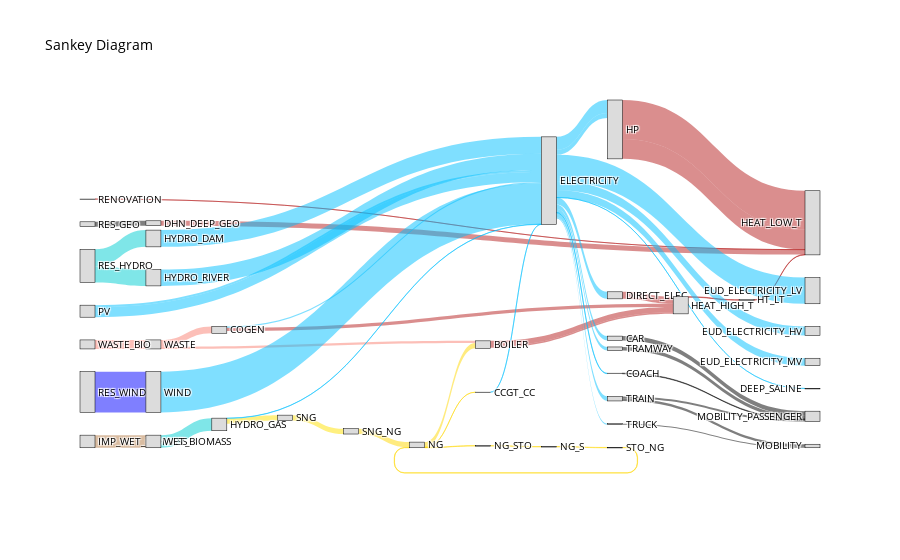

The cell this chart's notebook holds for it:
### Markdown cell above
### Visualize Results with Sankey Diagrams

We can visualize the energy flows for specific runs using Sankey diagrams.

#### Generate and Display Sankey Diagram for Run 1

### Code cell
# Generate the Sankey diagram for run 1
fig = plot_sankey(results_ch_n, run_id=1)
fig.show()

### Figure 1 — Plotly figure (JSON) as saved in the notebook; plotly's stock layout.template omitted (floating-point values rounded to 4 significant figures)
{"data": [{"link": {"color": ["rgba(181, 31, 31, 0.50)", "rgba(181, 31, 31, 0.50)", "rgba(181, 31, 31, 0.50)", "rgba(181, 31, 31, 0.50)", "rgba(181, 31, 31, 0.50)", "rgba(181, 31, 31, 0.50)", "rgba(255, 225, 0, 0.50)", "rgba(179, 123, 68, 0.50)", "rgba(181, 31, 31, 0.50)", "rgba(181, 31, 31, 0.50)", "rgba(181, 31, 31, 0.50)", "rgba(181, 31, 31, 0.50)", "rgba(0, 0, 0, 0.50)", "rgba(0, 206, 209, 0.50)", "rgba(0, 206, 209, 0.50)", "rgba(0, 0, 255, 0.50)", "rgba(250, 128, 114, 0.50)", "rgba(250, 128, 114, 0.50)", "rgba(250, 128, 114, 0.50)", "rgba(0, 206, 209, 0.50)", "rgba(0, 0, 0, 0.50)", "rgba(0, 0, 0, 0.50)", "rgba(0, 0, 0, 0.50)", "rgba(0, 0, 0, 0.50)", "rgba(0, 0, 0, 0.50)", "rgba(0, 0, 0, 0.50)", "rgba(0, 191, 255, 0.50)", "rgba(0, 191, 255, 0.50)", "rgba(0, 191, 255, 0.50)", "rgba(0, 191, 255, 0.50)", "rgba(0, 191, 255, 0.50)", "rgba(0, 191, 255, 0.50)", "rgba(0, 191, 255, 0.50)", "rgba(0, 191, 255, 0.50)", "rgba(0, 191, 255, 0.50)", "rgba(0, 191, 255, 0.50)", "rgba(0, 191, 255, 0.50)", "rgba(0, 191, 255, 0.50)", "rgba(0, 191, 255, 0.50)", "rgba(0, 191, 255, 0.50)", "rgba(0, 191, 255, 0.50)", "rgba(0, 191, 255, 0.50)", "rgba(0, 191, 255, 0.50)", "rgba(0, 191, 255, 0.50)", "rgba(0, 191, 255, 0.50)", "rgba(0, 191, 255, 0.50)", "rgba(255, 215, 0, 0.50)", "rgba(255, 215, 0, 0.50)", "rgba(255, 215, 0, 0.50)", "rgba(255, 215, 0, 0.50)", "rgba(255, 215, 0, 0.50)", "rgba(255, 225, 0, 0.50)", "rgba(255, 215, 0, 0.50)", "rgba(255, 215, 0, 0.50)"], "label": [38550.0, 4779.0, 19660.0, 0.000426, 434.2, 434.2, 5285.0, 12472, 5179.0, 1692.0, 3084.0, 6968.0, 4779.0, 16580.0, 16120.0, 40300.0, 2064.0, 6853.0, 8917, 12472, 4240.0, 520.6, 2459.0, 1995.0, 3461.0, 1029.0, 0.04106, 6968.0, 12850.0, 4914.0, 1.184e-09, 16580.0, 211.4, 16120.0, 1371.0, 1982.0, 9911.0, 40300.0, 8896.0, 25870.0, 7404.0, 4240.0, 520.6, 4454.0, 3461.0, 1029.0, 310.2, 0.07852, 5285.0, 310.2, 310.2, 5285.0, 5285.0, 310.2], "source": [14, 6, 14, 26, 12, 15, 17, 19, 0, 0, 4, 7, 27, 28, 28, 29, 36, 36, 37, 38, 1, 3, 33, 33, 34, 35, 2, 8, 8, 8, 8, 16, 17, 18, 4, 25, 25, 39, 8, 8, 8, 8, 8, 8, 8, 8, 22, 22, 22, 23, 24, 30, 31, 32], "target": [13, 13, 13, 13, 15, 13, 30, 38, 12, 12, 12, 12, 6, 16, 18, 39, 0, 4, 36, 17, 21, 21, 20, 21, 21, 20, 8, 7, 14, 14, 5, 8, 8, 8, 8, 8, 8, 8, 9, 10, 11, 1, 3, 33, 34, 35, 24, 2, 0, 32, 23, 31, 22, 22], "value": [38550.0, 4779.0, 19660.0, 0.000426, 434.2, 434.2, 5285.0, 12472, 5179.0, 1692.0, 3084.0, 6968.0, 4779.0, 16580.0, 16120.0, 40300.0, 2064.0, 6853.0, 8917, 12472, 4240.0, 520.6, 2459.0, 1995.0, 3461.0, 1029.0, 0.04106, 6968.0, 12850.0, 4914.0, 1.184e-09, 16580.0, 211.4, 16120.0, 1371.0, 1982.0, 9911.0, 40300.0, 8896.0, 25870.0, 7404.0, 4240.0, 520.6, 4454.0, 3461.0, 1029.0, 310.2, 0.07852, 5285.0, 310.2, 310.2, 5285.0, 5285.0, 310.2]}, "node": {"color": "#DCDCDC", "label": ["BOILER", "CAR", "CCGT_CC", "COACH", "COGEN", "DEEP_SALINE", "DHN_DEEP_GEO", "DIRECT_ELEC", "ELECTRICITY", "EUD_ELECTRICITY_HV", "EUD_ELECTRICITY_LV", "EUD_ELECTRICITY_MV", "HEAT_HIGH_T", "HEAT_LOW_T", "HP", "HT_LT", "HYDRO_DAM", "HYDRO_GAS", "HYDRO_RIVER", "IMP_WET_BIOMASS", "MOBILITY", "MOBILITY_PASSENGER", "NG", "NG_S", "NG_STO", "PV", "RENOVATION", "RES_GEO", "RES_HYDRO", "RES_WIND", "SNG", "SNG_NG", "STO_NG", "TRAIN", "TRAMWAY", "TRUCK", "WASTE", "WASTE_BIO", "WET_BIOMASS", "WIND"], "line": {"color": "black", "width": 0.5}, "pad": 15, "thickness": 15}, "type": "sankey", "valueformat": ".0f", "valuesuffix": ""}], "layout": {"font": {"color": "black", "size": 10}, "title": {"text": "Sankey Diagram"}}}
